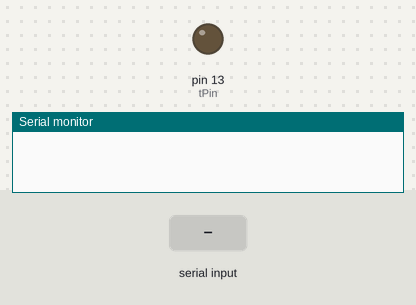
Bench run of a sketch on a simulated Arduino Uno, built with avr-gcc and run on an emulated ATmega328P. On the bench: output pins drawn as LEDs (lit = HIGH), the last lines printed to the serial monitor. The inputs (shaded band) are chosen by the test bench.

Above: at 2.2 s.
2.3 s: "go\n" received over Serial
At 3.4 s:
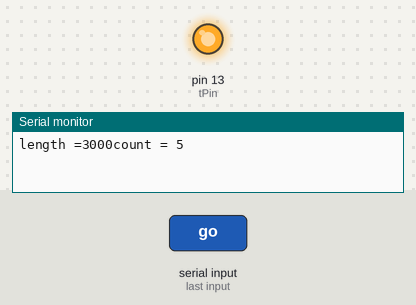
Timing chart, 0 to 6.9 s (numbered marks = the images above; inputs shaded):
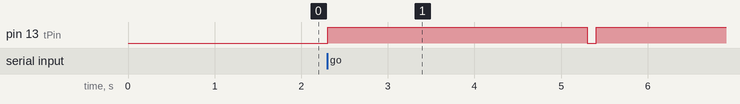

The sketch:

Blink2PIntervals.ino
```cpp
/*
 * Author: Joey Broussard
 * PNI, 20201224
 * Blink2PIntervals
 *
 * Purpose: minimal sketch to test proper performance of the DTSC2_0 interaction
 * with scanimage user functions. Should cause following behavior on scanimage interface:
 * 1. Trial triggering on loop will only save and increment for trials in the timing
 *    range specified in the scanimage user function "funOff.mat". Other lengths save
 *    and overwrite by decrementing the Acquisition number (i.e. hSI.hScanners{i}.logFileCounter)
 * 2. Only trials beyond upper trial timing range cause laser to set to last focus value.
 *    Other lengths cause reset to 0.1%
 */

int tPin = 13; //current scanimage trigger pin
int ct = 0; //limit total number of loops
int timer = 100; //rest between scanimage acquisition loops
long trialLen[] = {3000,9000,100,9000}; //array of TTL lengths

void setup() {
  // Set current scanimage interaction pin
  pinMode(tPin,OUTPUT);
  digitalWrite(tPin,LOW);

  //Serial
  Serial.begin(9600);
  delay(1000);
}

void SerialIn(String str){
  if (str.length()==0){
    return;
  }
  if (str == "go"){
    ct = 5;
  }else if (str == "stop"){
    ct = 0;
  }
}

void loop() {
  //Set of two of each trialLen per ct
  if (Serial.available()>0){
    String inString = Serial.readStringUntil('\n');
    inString.replace("\n","");
    inString.replace("\r","");
    SerialIn(inString);
  }
  while(ct>0){
    for(int iLen = 0;iLen<sizeof(trialLen)/sizeof(trialLen[0]);iLen++){
      Serial.println("length =" + String(trialLen[iLen]) + "count = " + String(ct));
      digitalWrite(tPin,HIGH);
      delay(trialLen[iLen]);
      digitalWrite(tPin,LOW);
      delay(timer);
      if (Serial.available()>0){
        String inString = Serial.readStringUntil('\n');
        inString.replace("\n","");
        inString.replace("\r","");
        SerialIn(inString);
      }
    }
    ct--;

  }

}
```

Measured:
- after the input at 2.3 s, pin 13 (tPin): LOW → HIGH at once, → LOW 3.0 s later, → HIGH 0.10 s later
